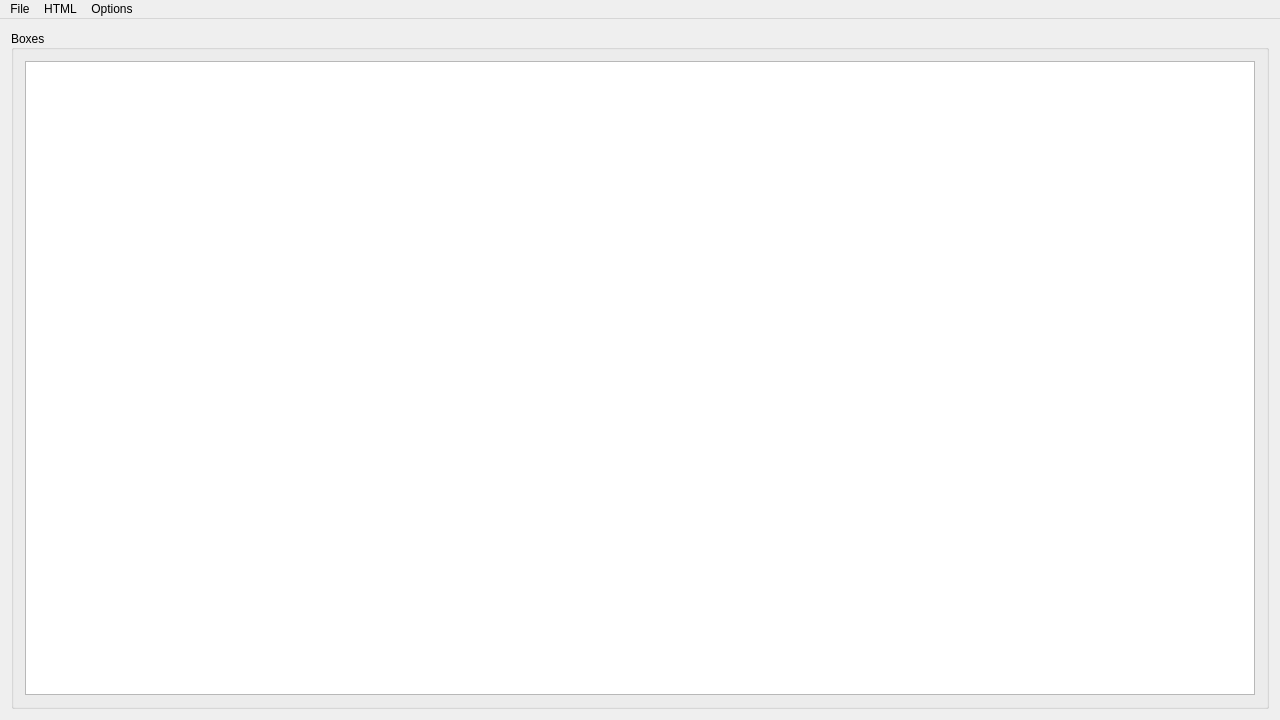
<?xml version="1.0" encoding="UTF-8"?>
<ui version="4.0">
 <class>MainWindow</class>
 <widget class="QMainWindow" name="MainWindow">
  <property name="geometry">
   <rect>
    <x>0</x>
    <y>0</y>
    <width>1280</width>
    <height>720</height>
   </rect>
  </property>
  <property name="windowTitle">
   <string>GamingOGs Lootbox Editor v1.5</string>
  </property>
  <property name="windowIcon">
   <iconset resource="appstyle.qrc">
    <normaloff>:/icons/appicon</normaloff>:/icons/appicon</iconset>
  </property>
  <widget class="QWidget" name="rootWidget">
   <layout class="QGridLayout" name="gridLayout">
    <item row="0" column="0">
     <layout class="QHBoxLayout" name="horizontalLayout">
      <item>
       <widget class="QGroupBox" name="groupBox">
        <property name="title">
         <string>Boxes</string>
        </property>
        <property name="alignment">
         <set>Qt::AlignLeading|Qt::AlignLeft|Qt::AlignVCenter</set>
        </property>
        <layout class="QGridLayout" name="gridLayout_2">
         <item row="1" column="0">
          <widget class="QTableWidget" name="tableWidget">
           <attribute name="horizontalHeaderMinimumSectionSize">
            <number>0</number>
           </attribute>
           <attribute name="verticalHeaderMinimumSectionSize">
            <number>0</number>
           </attribute>
           <attribute name="verticalHeaderDefaultSectionSize">
            <number>20</number>
           </attribute>
          </widget>
         </item>
        </layout>
       </widget>
      </item>
     </layout>
    </item>
   </layout>
  </widget>
  <widget class="QMenuBar" name="menuBar">
   <property name="geometry">
    <rect>
     <x>0</x>
     <y>0</y>
     <width>1280</width>
     <height>21</height>
    </rect>
   </property>
   <widget class="QMenu" name="fileMenu">
    <property name="geometry">
     <rect>
      <x>345</x>
      <y>108</y>
      <width>135</width>
      <height>94</height>
     </rect>
    </property>
    <property name="sizePolicy">
     <sizepolicy hsizetype="Preferred" vsizetype="Preferred">
      <horstretch>0</horstretch>
      <verstretch>0</verstretch>
     </sizepolicy>
    </property>
    <property name="title">
     <string>File</string>
    </property>
    <addaction name="openAction"/>
    <addaction name="saveAction"/>
   </widget>
   <widget class="QMenu" name="menuHTML">
    <property name="title">
     <string>HTML</string>
    </property>
    <addaction name="exportAdminAction"/>
    <addaction name="exportClientAction"/>
   </widget>
   <widget class="QMenu" name="menuOptions">
    <property name="title">
     <string>Options</string>
    </property>
    <addaction name="editMySQLAction"/>
   </widget>
   <addaction name="fileMenu"/>
   <addaction name="menuHTML"/>
   <addaction name="menuOptions"/>
  </widget>
  <action name="openAction">
   <property name="text">
    <string>Open</string>
   </property>
   <property name="shortcut">
    <string>Ctrl+O</string>
   </property>
  </action>
  <action name="saveAction">
   <property name="text">
    <string>Save</string>
   </property>
   <property name="toolTip">
    <string>Save</string>
   </property>
   <property name="shortcut">
    <string>Ctrl+S</string>
   </property>
  </action>
  <action name="exportAdminAction">
   <property name="text">
    <string>Export (Admin)</string>
   </property>
  </action>
  <action name="exportClientAction">
   <property name="text">
    <string>Export (Client)</string>
   </property>
  </action>
  <action name="editMySQLAction">
   <property name="text">
    <string>Edit MySQL settings</string>
   </property>
  </action>
 </widget>
 <layoutdefault spacing="6" margin="11"/>
 <resources>
  <include location="appstyle.qrc"/>
 </resources>
 <connections/>
</ui>
